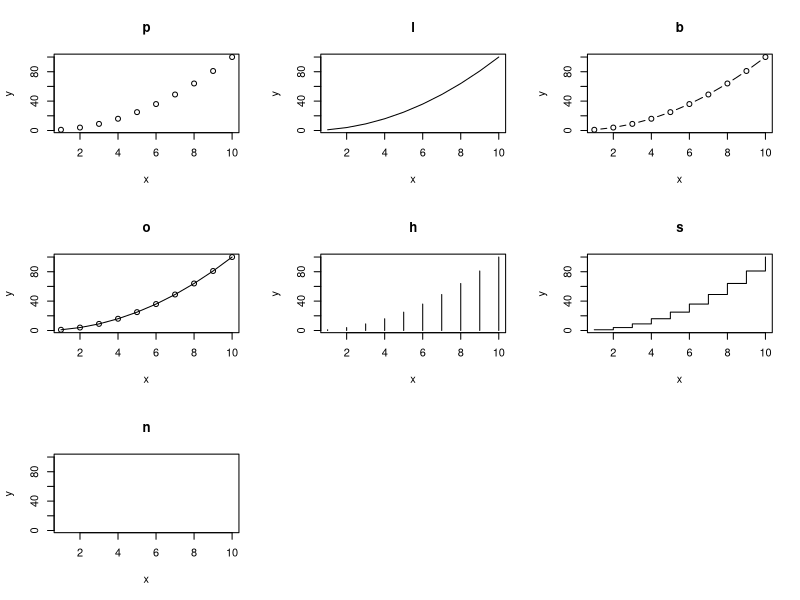
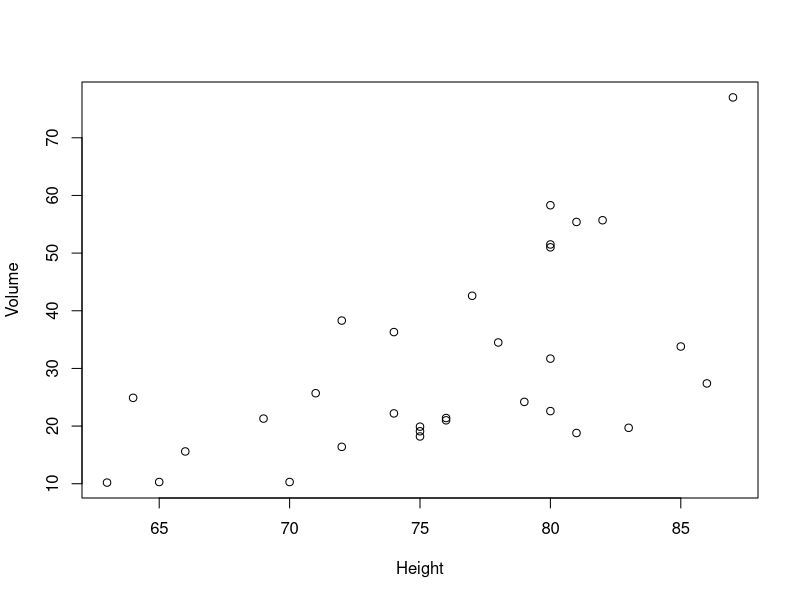
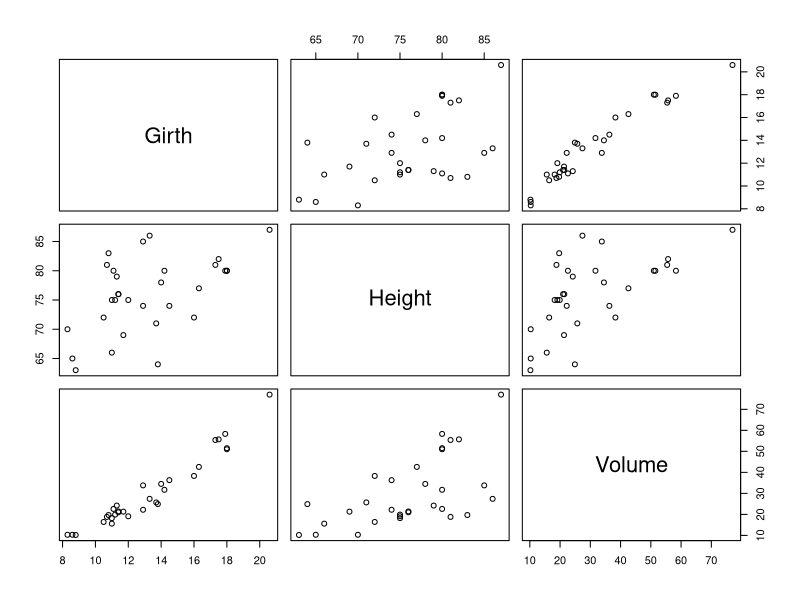
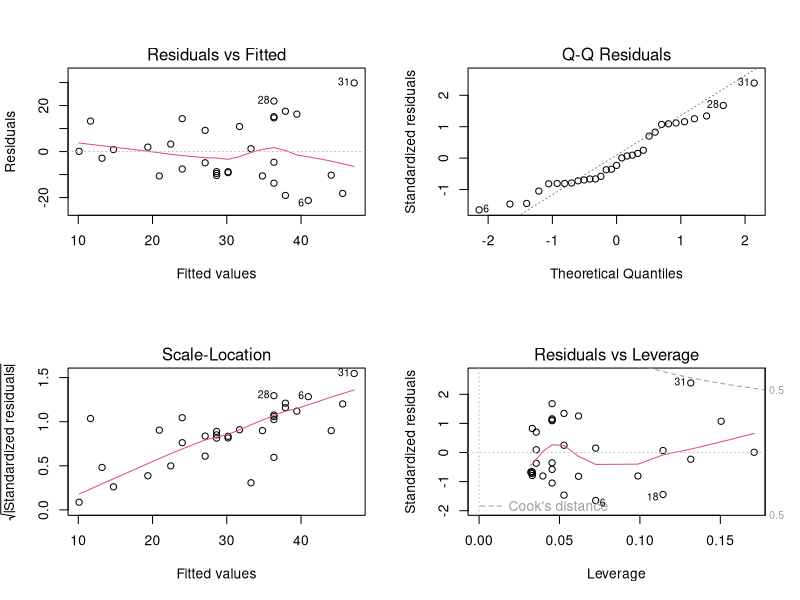
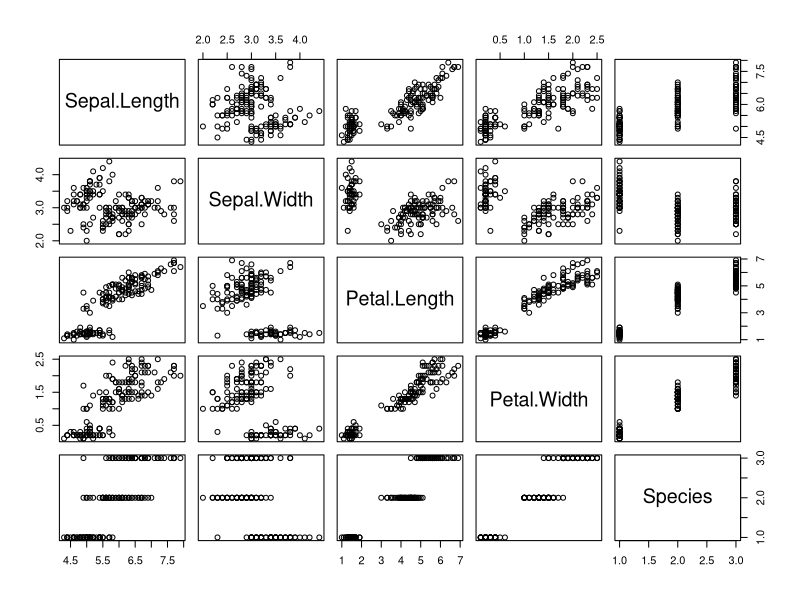
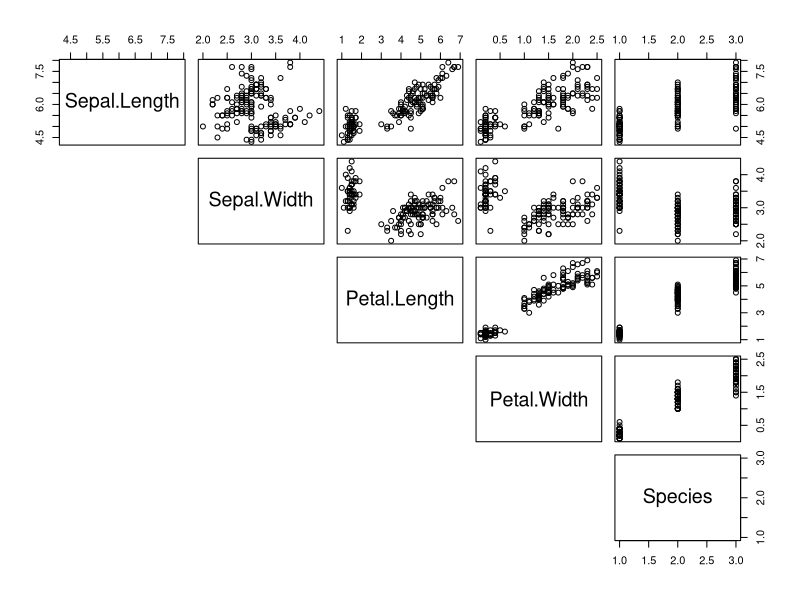
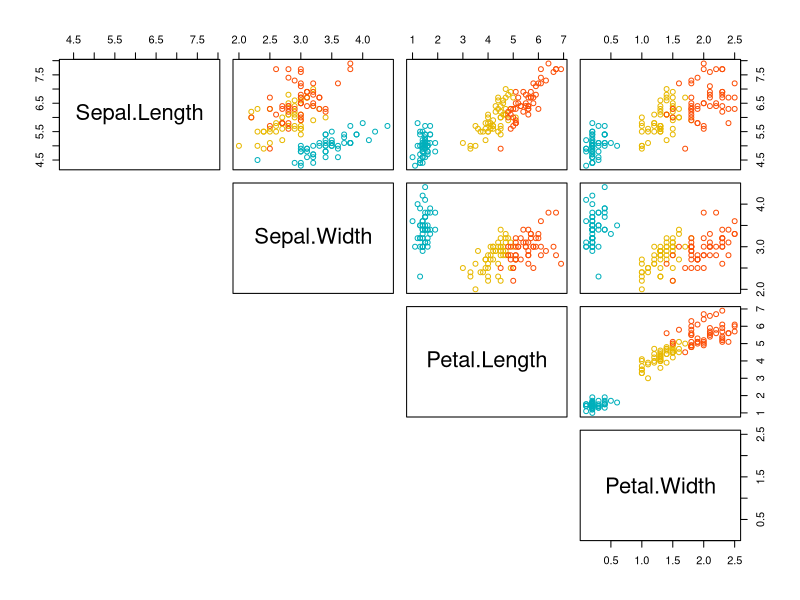
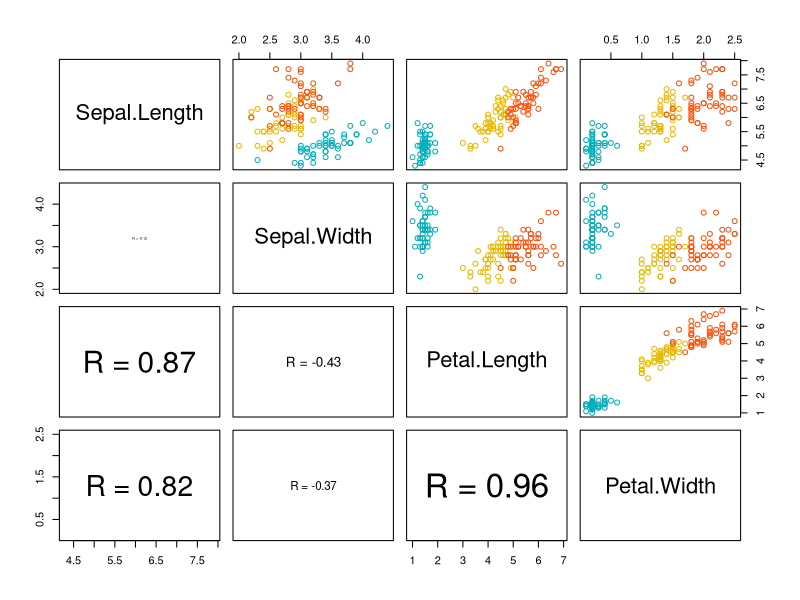

Source code (R) for these figures, in order:
## ---- chunk 1
# membuat vektor data 
x <- c(1:10); y <- x^2
## ---- chunk 2
# membagi jendela grafik menajdi 4 baris dan 2 kolom
par(mfrow=c(3,3))

# plot
plot(x, y, type="p", main="p")
plot(x, y, type="l", main="l")
plot(x, y, type="b", main="b")
plot(x, y, type="o", main="o")
plot(x, y, type="h", main="h")
plot(x, y, type="s", main="s")
plot(x, y, type="n", main="n")
## ---- chunk 3
par(mfrow=c(1,1))
## ---- chunk 4
library(tibble)
## ---- chunk 5
# memuat dataset
trees <- as_tibble(trees)

# print 
trees
## ---- chunk 6
# atau 
with(trees, plot(Height, Volume))
## ---- chunk 7
plot(trees)
## ---- chunk 8
# membagi jendela grafik menjadi 2 baris dan 2 kolom
par(mfrow=c(2,2))

# plot
plot(lm(Volume~Height, data=trees))
## ---- chunk 9
par(mfrow=c(1,1))
## ---- chunk 10
# memuat dataset irir
iris <- as_tibble(iris)

# print
iris
## ---- chunk 11
pairs(iris)
## ---- chunk 12
pairs(iris, lower.panel=NULL)
## ---- chunk 13
# drop variabel Species
# simpan dataset baru pada objek iris2
iris2 <- iris[ ,1:4]

# print
iris2

# spesifikasi vaktor warna titik berdasarkan spesies
my_col <- c("#00AFBB", "#E7B800", "#FC4E07")

# plot
pairs(iris2, lower.panel=NULL,
      # spesifikasi warna
      col= my_col[iris$Species])
## ---- chunk 14
# membuat fungsi untuk menghitung
# nilai korelasi yang ditempatkan pada panel bawah
panel.cor <- function(x, y){
    # definisi parameter grafik 
    usr <- par("usr"); on.exit(par(usr))
    par(usr = c(0, 1, 0, 1))
    # menghitung koefisien korelas
    r <- round(cor(x, y), digits=2)
    # menambahkan text berdasarkan koefisien korelasi
    txt <- paste0("R = ", r)
    # mengatur besar text sesuai besarnya nilai korelasi
    cex.cor <- 0.8/strwidth(txt)
    text(0.5, 0.5, txt, cex = cex.cor * abs(r))
}

# kustomisasi panel atas agar
# warna titik berdasarkan factor
my_col <- c("#00AFBB", "#E7B800", "#FC4E07")
upper.panel<-function(x, y){
  points(x,y, col = my_col[iris$Species])
}

pairs(iris2,
      lower.panel= panel.cor,
      upper.panel= upper.panel)
## ---- chunk 15
# kustomisasi panel atas
upper.panel<-function(x, y){
  points(x,y, col=c("#00AFBB", "#E7B800", "#FC4E07")[iris$Species])
  r <- round(cor(x, y), digits=2)
  txt <- paste0("R = ", r)
  usr <- par("usr"); on.exit(par(usr))
  par(usr = c(0, 1, 0, 1))
  text(0.5, 0.9, txt)
}

# plot
pairs(iris2, lower.panel = NULL, 
      upper.panel = upper.panel)
